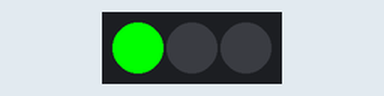
Recording of a sketch running on a simulated Arduino Uno, built with avr-gcc and run on an emulated ATmega328P. Shown: 3 RGB LEDs in strip order, left to right. Colours are those a GRB WS2812 strip shows for the declared byte order.

Above: at 1.5 s.
At 2.5 s:
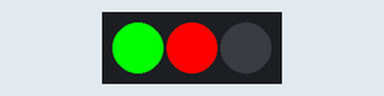
At 3.5 s:
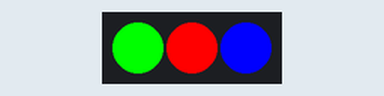
At 4.5 s:
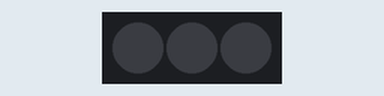
Timing chart, 0 to 6.2 s (numbered marks = the images above):
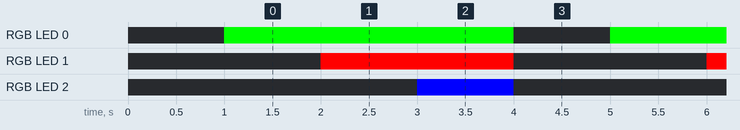

Measured:
- by itself, RGB LED 0: alternates RGB(0, 255, 0) for 3.0 s and off for 1.0 s
- by itself, RGB LED 1: alternates RGB(255, 0, 0) for 2.0 s and off for 2.0 s
- by itself, RGB LED 2: alternates RGB(0, 0, 255) for 1.0 s and off for 3.0 s

The sketch:

_bare_bones_1_led.ino
```cpp
#include <FastLED.h>

#define LED_PIN     12
#define NUM_LEDS    3
#define BRIGHTNESS  255 // 0-255
#define LED_TYPE    WS2812B // * LED String Strip Big: WS2811, Small string strip (Christmas light style): WS2812B
#define COLOR_ORDER RGB
CRGB leds[NUM_LEDS];

int rgb[3][3] = {
  { 255, 0,   0   },
  { 0,   255, 0   },
  { 0,   0,   255 }
};

void setup() {
  delay( 1000 ); // power-up safety delay
  FastLED.addLeds<LED_TYPE, LED_PIN, COLOR_ORDER>(leds, NUM_LEDS).setCorrection( TypicalLEDStrip );
  FastLED.setBrightness(  BRIGHTNESS );
}

void loop() {

  leds[0] = CRGB(rgb[0][0],rgb[0][1],rgb[0][2]);
  FastLED.show();
  delay(1000);

  leds[1] = CRGB(rgb[1][0],rgb[1][1],rgb[1][2]);
  FastLED.show();
  delay(1000);

  leds[2] = CRGB(rgb[2][0],rgb[2][1],rgb[2][2]);
  FastLED.show();
  delay(1000);


  /* TURN OFF */
  leds[0] = CRGB(0,0,0);
  leds[1] = CRGB(0,0,0);
  leds[2] = CRGB(0,0,0);

  FastLED.show();
  delay(1000);

}
```
